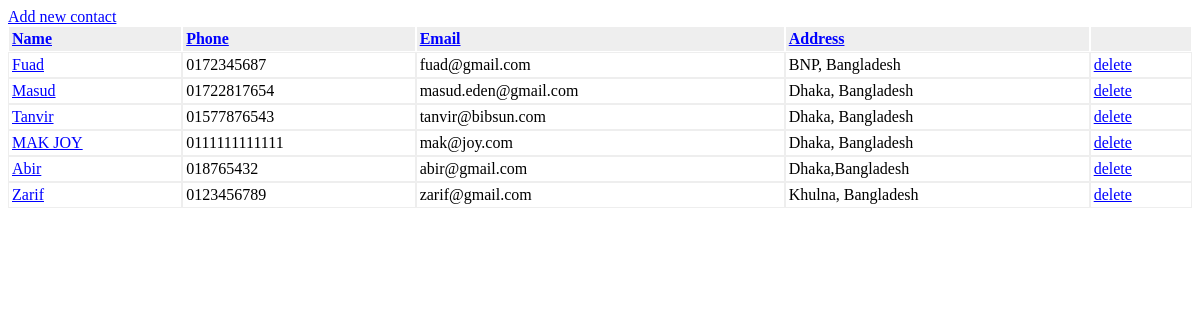
Screenshot of /?orderby=address with the database file from the repository.
### tables this page shows
CREATE TABLE IF NOT EXISTS `contacts` (
  `id` int(11) NOT NULL AUTO_INCREMENT,
  `name` varchar(128) NOT NULL,
  `phone` varchar(64) DEFAULT NULL,
  `email` varchar(255) DEFAULT NULL,
  `address` varchar(255) DEFAULT NULL,
  PRIMARY KEY (`id`)
);

### index.php (called while the page is built)
<?php
require_once 'controller/ContactsController.php';
$controller = new ContactsController();
$controller->handleRequest();
?>

### model/ContactsService.php (called while the page is built, shortened)
<?php
require_once 'model/ContactsGateway.php';
class ContactsService {
    private $contactsGateway    = NULL;
    public function __construct() {
        $this->contactsGateway = new ContactsGateway();
    }
    public function getAllContacts($order) {
        try {
            $res = $this->contactsGateway->selectAll($order);
            return $res;
        } catch (Exception $e) {
            $this->closeDb();
            throw $e;
        }
    }
}
?>

### model/ContactsGateway.php (called while the page is built, shortened)
<?php
class ContactsGateway {
    public function selectAll($order) {
        $dbOrder =  mysql_real_escape_string($order);
        $dbres = mysql_query("SELECT * FROM contacts ORDER BY $dbOrder ASC");
        $contacts = array();
        while ( ($obj = mysql_fetch_object($dbres)) != NULL ) {
            $contacts[] = $obj;
        }
        return $contacts;
    }
}
?>

### view/contacts.php (the view, shortened to what this page needs)
<!DOCTYPE html>
<html>
    <head>
    </head>
    <body>
        <div><a href="index.php?op=new">Add new contact</a></div>
        <table class="contacts" border="0" cellpadding="0" cellspacing="0">
            <thead>
                <tr>
                    <th><a href="?orderby=name">Name</a></th>
                    <th><a href="?orderby=phone">Phone</a></th>
                    <th><a href="?orderby=email">Email</a></th>
                    <th><a href="?orderby=address">Address</a></th>
                    <th>&nbsp;</th>
                </tr>
            </thead>
            <tbody>
            <?php foreach ($contacts as $contact): ?>
                <tr>
                    <td><a href="index.php?op=show&id=<?php print $contact->id; ?>"><?php print htmlentities($contact->name); ?></a></td>
                    <td><?php print htmlentities($contact->phone); ?></td>
                    <td><?php print htmlentities($contact->email); ?></td>
                    <td><?php print htmlentities($contact->address); ?></td>
                    <td><a href="index.php?op=delete&id=<?php print $contact->id; ?>">delete</a></td>
                </tr>
            <?php endforeach; ?>
            </tbody>
        </table>
    </body>
</html>

### view/contacts.php (style rules this page uses)
table.contacts { width: 100%; }
table.contacts thead { background-color: #eee; text-align: left; }
table.contacts thead th { border: solid 1px #fff; padding: 3px; }
table.contacts tbody td { border: solid 1px #eee; padding: 3px; }
a, a:hover, a:active, a:visited { color: blue; text-decoration: underline; }

### rows the page displays
contacts: name "Fuad", phone "0172345687", email "fuad@gmail.com", address "BNP, Bangladesh"
contacts: name "Masud", phone "01722817654", email "masud.eden@gmail.com", address "Dhaka, Bangladesh"
contacts: name "Tanvir", phone "01577876543", email "tanvir@bibsun.com", address "Dhaka, Bangladesh"
contacts: name "MAK JOY", phone "0111111111111", email "mak@joy.com", address "Dhaka, Bangladesh"
contacts: name "Abir", phone "018765432", email "abir@gmail.com", address "Dhaka,Bangladesh"
contacts: name "Zarif", phone "0123456789", email "zarif@gmail.com", address "Khulna, Bangladesh"
